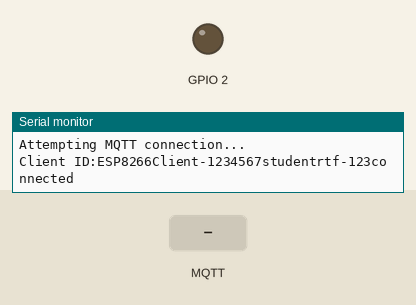
The sketch below on a simulated ESP8266 (NodeMCU). Parts: output pins drawn as LEDs (lit = HIGH), the last lines printed to the serial monitor. The inputs (shaded band) are chosen by the test bench. WiFi joins after 1.5 s; servers stay silent unless stated; no MQTT or app messages arrive unless stated.

Above: at 2.7 s.
2.8 s: MQTT message "0" arrives on the first subscribed topic
At 3.5 s:
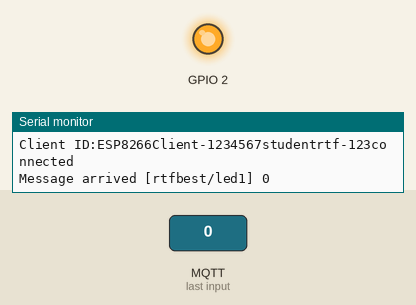
4.3 s: MQTT message "1" arrives on the first subscribed topic
At 4.6 s:
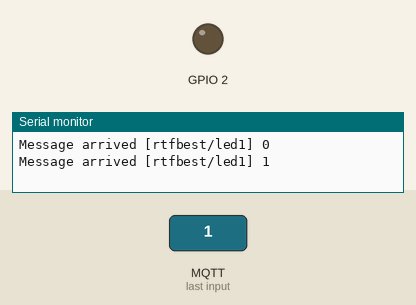
Timing chart, 0 to 7.3 s (numbered marks = the images above; inputs shaded):
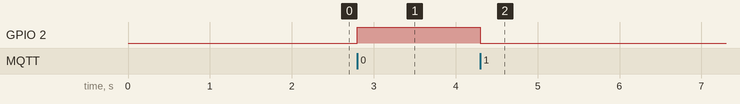

The sketch:

00_mqtt.ino
```cpp
#include <ESP8266WiFi.h>
#include <PubSubClient.h>
//USE sample_config.h, insert real params and rename to config.h
#include "config.h"

/* DEFINE YOUR PARAMS */
#define mqtt_topic_status   "rtfbest/status"
#define mqtt_topic_in     "rtfbest/led1"
#define mqtt_topic_out    "rtfbest/status"

WiFiClient espClient;
PubSubClient client(espClient);
long lastMsg = 0;
char msg[50];
int value = 0;

void setup_wifi() {
  delay(10);
  Serial.println();
  Serial.print("Connecting to ");
  Serial.println(wifi_ssid);
  Serial.println(wifi_pass);
  WiFi.begin(wifi_ssid, wifi_pass);
  while (WiFi.status() != WL_CONNECTED) {
    delay(500);
    Serial.println(".");
    WiFi.printDiag(Serial);
  }

  randomSeed(micros());

  Serial.println("");
  Serial.println("WiFi connected");
  Serial.println("IP address: ");
  Serial.println(WiFi.localIP());
}

void callback(char* topic, byte* payload, unsigned int length) {
  Serial.print("Message arrived [");
  Serial.print(topic);
  Serial.print("] ");
  for (int i = 0; i < length; i++) {
    Serial.print((char)payload[i]);
  }
  Serial.println();

  if ( strcmp(topic, mqtt_topic_in) == 0 ) {

    if ((char)payload[0] == '0') {
      digitalWrite(BUILTIN_LED, HIGH); //BUILTIN_LED has pullup resistor, HIGH = OFF, LOW = ON
    }

    if ((char)payload[0] == '1') {
      digitalWrite(BUILTIN_LED, LOW);
    }
  }
}

void reconnect() {
  String clientId = "ESP8266Client-";
  clientId += String(ESP.getChipId());

  while (!client.connected()) {
    Serial.println("Attempting MQTT connection...");
    Serial.print("Client ID:");
    Serial.print(clientId);
    Serial.print(mqtt_login);
    Serial.print(mqtt_pass);
    if (client.connect(clientId.c_str(), mqtt_login, mqtt_pass)) {
      Serial.println("connected");
      client.publish(mqtt_topic_status, "reconnected");
      client.subscribe(mqtt_topic_in);
    } else {
      Serial.print("failed, rc=");
      Serial.print(client.state());
      Serial.println(" try again in 5 seconds");
      delay(5000);
    }
  }
}

void setup() {
  pinMode(BUILTIN_LED, OUTPUT);     // Initialize the BUILTIN_LED pin as an output
  //WARNING: BUILTIN_LED has pullup resistor, HIGH = OFF, LOW = ON

  Serial.begin(115200);
  setup_wifi();
  client.setServer(mqtt_server, mqtt_port);
  client.setCallback(callback);
}

void loop() {
  if (!client.connected()) {
    reconnect();
  }
  client.loop();

  long now = millis();
  if (now - lastMsg > 30000) {    //TODO: overflow long in 49 days
    lastMsg = now;
    ++value;
    snprintf (msg, sizeof(msg), "status #%ld", value);
    Serial.print("Publish message: ");
    Serial.println(msg);
    client.publish(mqtt_topic_status, msg);
  }
}
```

sample_config.h
```cpp
#define wifi_ssid     "rtfbest"
#define wifi_pass     "rtf-1234"

#define mqtt_server     "2.remzalp.ru"
#define mqtt_port     9976
#define mqtt_login    "student"
#define mqtt_pass     "rtf-123"
```

Measured:
- after the input at 2.8 s, GPIO 2: LOW → HIGH at once
- after the input at 4.3 s, GPIO 2: HIGH → LOW at once
